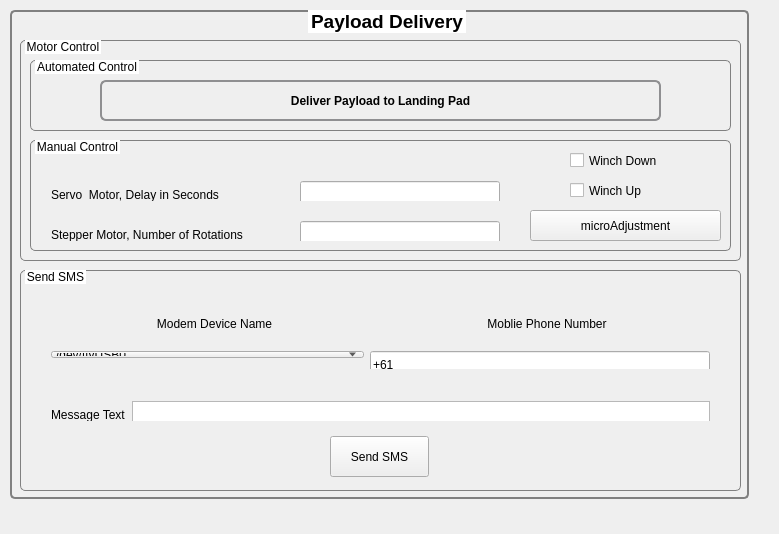
<?xml version="1.0" encoding="UTF-8"?>
<ui version="4.0">
 <class>ambulance</class>
 <widget class="QWidget" name="ambulance">
  <property name="geometry">
   <rect>
    <x>0</x>
    <y>0</y>
    <width>779</width>
    <height>534</height>
   </rect>
  </property>
  <property name="windowTitle">
   <string>ambulance</string>
  </property>
  <widget class="QWidget" name="gridLayoutWidget">
   <property name="geometry">
    <rect>
     <x>0</x>
     <y>0</y>
     <width>761</width>
     <height>521</height>
    </rect>
   </property>
   <layout class="QGridLayout" name="ambulanceGridLayout"/>
  </widget>
  <widget class="QGroupBox" name="payloadDeliveryGroupBox">
   <property name="geometry">
    <rect>
     <x>10</x>
     <y>10</y>
     <width>739</width>
     <height>489</height>
    </rect>
   </property>
   <property name="font">
    <font>
     <pointsize>14</pointsize>
     <weight>75</weight>
     <bold>true</bold>
    </font>
   </property>
   <property name="accessibleName">
    <string/>
   </property>
   <property name="styleSheet">
    <string notr="true">QGroupBox {
          border: 2px solid grey;
          border-radius: 5px;
          margin-top: 1ex;
}

QGroupBox::title {
 	subcontrol-origin: margin;
    subcontrol-position: top center; 
    top: 0px; left: 5px; bottom: 0px;
	background-color: white;
 }


</string>
   </property>
   <property name="title">
    <string>Payload Delivery</string>
   </property>
   <property name="alignment">
    <set>Qt::AlignCenter</set>
   </property>
   <widget class="QGroupBox" name="motorControlGroupBox">
    <property name="geometry">
     <rect>
      <x>10</x>
      <y>30</y>
      <width>721</width>
      <height>221</height>
     </rect>
    </property>
    <property name="styleSheet">
     <string notr="true">QGroupBox {
          border: 1px solid grey;
          border-radius: 5px;
          margin-top: 1ex;
}

QGroupBox::title {
    subcontrol-origin: margin;
   	subcontrol-position: top left; /* position at top left */
   	top: 0px; left: 5px; bottom: 0px;
	background-color: white;
 }</string>
    </property>
    <property name="title">
     <string>Motor Control</string>
    </property>
    <widget class="QGroupBox" name="groupBox">
     <property name="geometry">
      <rect>
       <x>10</x>
       <y>100</y>
       <width>701</width>
       <height>111</height>
      </rect>
     </property>
     <property name="title">
      <string>Manual Control</string>
     </property>
     <widget class="QWidget" name="horizontalLayoutWidget_4">
      <property name="geometry">
       <rect>
        <x>10</x>
        <y>30</y>
        <width>471</width>
        <height>31</height>
       </rect>
      </property>
      <layout class="QHBoxLayout" name="horizontalLayout_4">
       <item>
        <widget class="QLabel" name="label_4">
         <property name="minimumSize">
          <size>
           <width>250</width>
           <height>27</height>
          </size>
         </property>
         <property name="maximumSize">
          <size>
           <width>250</width>
           <height>27</height>
          </size>
         </property>
         <property name="text">
          <string>Servo  Motor, Delay in Seconds</string>
         </property>
        </widget>
       </item>
       <item>
        <widget class="QLineEdit" name="servoDelaySec">
         <property name="minimumSize">
          <size>
           <width>200</width>
           <height>27</height>
          </size>
         </property>
         <property name="maximumSize">
          <size>
           <width>200</width>
           <height>27</height>
          </size>
         </property>
         <property name="inputMethodHints">
          <set>Qt::ImhDigitsOnly</set>
         </property>
         <property name="maxLength">
          <number>2</number>
         </property>
        </widget>
       </item>
      </layout>
     </widget>
     <widget class="QCheckBox" name="winchDownCheckBox">
      <property name="geometry">
       <rect>
        <x>540</x>
        <y>10</y>
        <width>111</width>
        <height>21</height>
       </rect>
      </property>
      <property name="text">
       <string>Winch Down</string>
      </property>
     </widget>
     <widget class="QCheckBox" name="winchUpCheckBox">
      <property name="geometry">
       <rect>
        <x>540</x>
        <y>40</y>
        <width>111</width>
        <height>21</height>
       </rect>
      </property>
      <property name="text">
       <string>Winch Up</string>
      </property>
     </widget>
     <widget class="QWidget" name="horizontalLayoutWidget_5">
      <property name="geometry">
       <rect>
        <x>10</x>
        <y>70</y>
        <width>471</width>
        <height>31</height>
       </rect>
      </property>
      <layout class="QHBoxLayout" name="horizontalLayout_5">
       <item>
        <widget class="QLabel" name="label_5">
         <property name="sizePolicy">
          <sizepolicy hsizetype="Fixed" vsizetype="Fixed">
           <horstretch>0</horstretch>
           <verstretch>0</verstretch>
          </sizepolicy>
         </property>
         <property name="minimumSize">
          <size>
           <width>250</width>
           <height>27</height>
          </size>
         </property>
         <property name="maximumSize">
          <size>
           <width>250</width>
           <height>27</height>
          </size>
         </property>
         <property name="text">
          <string>Stepper Motor, Number of Rotations</string>
         </property>
        </widget>
       </item>
       <item>
        <widget class="QLineEdit" name="stepperNumRotations">
         <property name="minimumSize">
          <size>
           <width>200</width>
           <height>27</height>
          </size>
         </property>
         <property name="maximumSize">
          <size>
           <width>200</width>
           <height>27</height>
          </size>
         </property>
         <property name="inputMethodHints">
          <set>Qt::ImhDigitsOnly</set>
         </property>
         <property name="maxLength">
          <number>4</number>
         </property>
        </widget>
       </item>
      </layout>
     </widget>
     <widget class="QPushButton" name="microAdjPushButton">
      <property name="geometry">
       <rect>
        <x>500</x>
        <y>70</y>
        <width>191</width>
        <height>31</height>
       </rect>
      </property>
      <property name="text">
       <string>microAdjustment</string>
      </property>
     </widget>
     <zorder>horizontalLayoutWidget_4</zorder>
     <zorder>winchDownCheckBox</zorder>
     <zorder>winchUpCheckBox</zorder>
     <zorder>horizontalLayoutWidget_5</zorder>
     <zorder>microAdjPushButton</zorder>
    </widget>
    <widget class="QGroupBox" name="groupBox_2">
     <property name="geometry">
      <rect>
       <x>10</x>
       <y>20</y>
       <width>701</width>
       <height>71</height>
      </rect>
     </property>
     <property name="title">
      <string>Automated Control</string>
     </property>
     <widget class="QPushButton" name="deliverPayloadPushButton">
      <property name="geometry">
       <rect>
        <x>70</x>
        <y>20</y>
        <width>561</width>
        <height>41</height>
       </rect>
      </property>
      <property name="font">
       <font>
        <weight>75</weight>
        <italic>false</italic>
        <bold>true</bold>
        <strikeout>false</strikeout>
        <stylestrategy>PreferDefault</stylestrategy>
        <kerning>true</kerning>
       </font>
      </property>
      <property name="styleSheet">
       <string notr="true">QPushButton {
    border: 2px solid #8f8f91;
    border-radius: 6px;
    background-color: qlineargradient(x1: 0, y1: 0, x2: 0, y2: 1,
                                      stop: 0 #800000, stop: 1 #dadbde);
    min-width: 80px;
}

QPushButton:pressed {
    background-color: qlineargradient(x1: 0, y1: 0, x2: 0, y2: 1,
                                      stop: 0 #dadbde, stop: 1 #f6f7fa);
}

QPushButton:default {
    border-color: navy; /* make the default button prominent */
}
</string>
      </property>
      <property name="text">
       <string>Deliver Payload to Landing Pad</string>
      </property>
     </widget>
    </widget>
   </widget>
   <widget class="QGroupBox" name="sendSMSGroupBox">
    <property name="geometry">
     <rect>
      <x>10</x>
      <y>260</y>
      <width>721</width>
      <height>221</height>
     </rect>
    </property>
    <property name="styleSheet">
     <string notr="true">QGroupBox {
          border: 1px solid grey;
          border-radius: 5px;
          margin-top: 1ex;
}

QGroupBox::title {
    subcontrol-origin: margin;
    subcontrol-position: top left; /* position at top left */
    top: 0px; left: 5px; bottom: 0px;
	background-color: white;
 }
</string>
    </property>
    <property name="title">
     <string>Send SMS</string>
    </property>
    <widget class="QWidget" name="horizontalLayoutWidget">
     <property name="geometry">
      <rect>
       <x>20</x>
       <y>30</y>
       <width>681</width>
       <height>31</height>
      </rect>
     </property>
     <layout class="QHBoxLayout" name="horizontalLayout">
      <item>
       <widget class="QLabel" name="label_3">
        <property name="sizePolicy">
         <sizepolicy hsizetype="Preferred" vsizetype="Fixed">
          <horstretch>0</horstretch>
          <verstretch>0</verstretch>
         </sizepolicy>
        </property>
        <property name="minimumSize">
         <size>
          <width>0</width>
          <height>27</height>
         </size>
        </property>
        <property name="maximumSize">
         <size>
          <width>16777215</width>
          <height>27</height>
         </size>
        </property>
        <property name="text">
         <string>&lt;html&gt;&lt;head/&gt;&lt;body&gt;&lt;p align=&quot;center&quot;&gt;Modem Device Name&lt;/p&gt;&lt;/body&gt;&lt;/html&gt;</string>
        </property>
        <property name="indent">
         <number>-1</number>
        </property>
       </widget>
      </item>
      <item>
       <widget class="QLabel" name="label_2">
        <property name="sizePolicy">
         <sizepolicy hsizetype="Preferred" vsizetype="Fixed">
          <horstretch>0</horstretch>
          <verstretch>0</verstretch>
         </sizepolicy>
        </property>
        <property name="minimumSize">
         <size>
          <width>0</width>
          <height>27</height>
         </size>
        </property>
        <property name="maximumSize">
         <size>
          <width>16777215</width>
          <height>27</height>
         </size>
        </property>
        <property name="text">
         <string>&lt;html&gt;&lt;head/&gt;&lt;body&gt;&lt;p align=&quot;center&quot;&gt;Moblie Phone Number&lt;/p&gt;&lt;/body&gt;&lt;/html&gt;</string>
        </property>
       </widget>
      </item>
     </layout>
    </widget>
    <widget class="QWidget" name="horizontalLayoutWidget_2">
     <property name="geometry">
      <rect>
       <x>20</x>
       <y>120</y>
       <width>681</width>
       <height>31</height>
      </rect>
     </property>
     <layout class="QHBoxLayout" name="horizontalLayout_2">
      <item>
       <widget class="QLabel" name="label">
        <property name="minimumSize">
         <size>
          <width>0</width>
          <height>27</height>
         </size>
        </property>
        <property name="maximumSize">
         <size>
          <width>16777215</width>
          <height>27</height>
         </size>
        </property>
        <property name="text">
         <string>Message Text</string>
        </property>
       </widget>
      </item>
      <item>
       <widget class="QTextEdit" name="messageTextTextEdit">
        <property name="minimumSize">
         <size>
          <width>0</width>
          <height>27</height>
         </size>
        </property>
        <property name="maximumSize">
         <size>
          <width>16777215</width>
          <height>27</height>
         </size>
        </property>
        <property name="inputMethodHints">
         <set>Qt::ImhNone</set>
        </property>
       </widget>
      </item>
     </layout>
    </widget>
    <widget class="QPushButton" name="sendSMSPushButton">
     <property name="geometry">
      <rect>
       <x>310</x>
       <y>166</y>
       <width>99</width>
       <height>41</height>
      </rect>
     </property>
     <property name="text">
      <string>Send SMS</string>
     </property>
    </widget>
    <widget class="QWidget" name="horizontalLayoutWidget_3">
     <property name="geometry">
      <rect>
       <x>20</x>
       <y>70</y>
       <width>681</width>
       <height>29</height>
      </rect>
     </property>
     <layout class="QHBoxLayout" name="horizontalLayout_3" stretch="0,0">
      <property name="spacing">
       <number>6</number>
      </property>
      <item>
       <widget class="QComboBox" name="modemDevNameComboBox">
        <property name="currentIndex">
         <number>0</number>
        </property>
        <item>
         <property name="text">
          <string>/dev/ttyUSB0</string>
         </property>
        </item>
        <item>
         <property name="text">
          <string>/dev/ttyUSB1</string>
         </property>
        </item>
        <item>
         <property name="text">
          <string>/dev/ttyUSB2</string>
         </property>
        </item>
       </widget>
      </item>
      <item>
       <widget class="QLineEdit" name="mobileNumLineEdit">
        <property name="minimumSize">
         <size>
          <width>340</width>
          <height>27</height>
         </size>
        </property>
        <property name="maximumSize">
         <size>
          <width>340</width>
          <height>27</height>
         </size>
        </property>
        <property name="inputMethodHints">
         <set>Qt::ImhDigitsOnly|Qt::ImhFormattedNumbersOnly|Qt::ImhPreferNumbers</set>
        </property>
        <property name="text">
         <string>+61</string>
        </property>
        <property name="maxLength">
         <number>12</number>
        </property>
       </widget>
      </item>
     </layout>
    </widget>
    <zorder>horizontalLayoutWidget</zorder>
    <zorder>horizontalLayoutWidget_2</zorder>
    <zorder>label_2</zorder>
    <zorder>sendSMSPushButton</zorder>
    <zorder>horizontalLayoutWidget_3</zorder>
    <zorder>horizontalLayoutWidget_3</zorder>
   </widget>
  </widget>
 </widget>
 <layoutdefault spacing="6" margin="11"/>
 <resources/>
 <connections/>
</ui>
